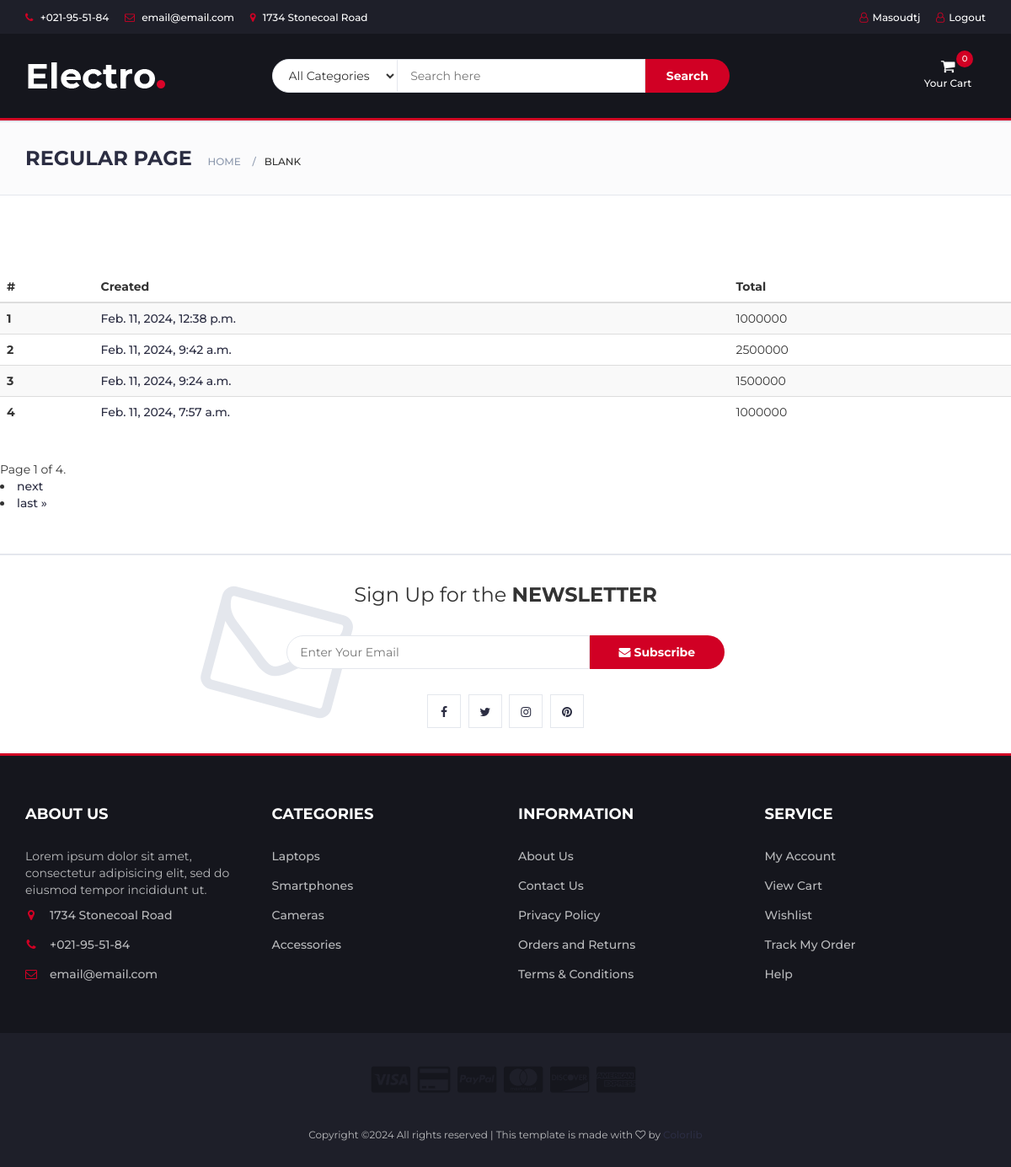
Screenshot of /order/date/ (signed in) with the database file from the repository.
### account/models.py (models this page shows, shortened)
class User(Base, AbstractUser):
    CUSTOMERUSER_EMPLOYEE = 'employee'
    CUSTOMERUSER_CUSTOMER = 'customer'
    CUSTOMERUSER_MANAGER = 'manager'
    CUSTOMERUSER_STATUS = (
        (CUSTOMERUSER_EMPLOYEE, 'EMPLOYEE'),
        (CUSTOMERUSER_CUSTOMER, 'CUSTOMER'),
        (CUSTOMERUSER_MANAGER, 'MANAGER')
    )
    CUSTOMERUSER_MALE = 'male'
    CUSTOMERUSER_FEMAIL = 'female'
    CUSTOMERUSER_GENDER = (
        (CUSTOMERUSER_MALE, 'MALE'),
        (CUSTOMERUSER_CUSTOMER, 'FEMALE'),
    )
    name = models.CharField(max_length=50)
    family = models.CharField(max_length=50)
    mobile_regex = RegexValidator(regex='^(\+98|0)?9\d{9}$',
                                  message="Phone number must be entered in the format: '+989199999933'.")
    phone_number = models.CharField(validators=[mobile_regex], max_length=20, unique=True)
    birthday = models.DateField(help_text='enter like 1376-10-10', null=True, blank=True)
    email = models.EmailField(unique=True)
    gender = models.CharField(max_length=10,choices=CUSTOMERUSER_GENDER,default='MALE')
    user_type = models.CharField(max_length=8, choices=CUSTOMERUSER_STATUS, default=CUSTOMERUSER_CUSTOMER)
    image = models.ImageField(upload_to='profiles/', null=True, blank=True)
    USERNAME_FIELD = 'username'
    REQUIRED_FIELDS = ['email']
    objects = CustomUserManager()
    is_active = models.BooleanField(default=False)

### order/models.py (models this page shows, shortened)
class Order(BaseOrder):
    user = models.ForeignKey(User, on_delete=models.CASCADE, related_name='user_order')
    total = models.PositiveIntegerField(default=0)
    slug = models.SlugField(null=True, blank=True)
    discount = models.ForeignKey(Discount, on_delete=models.CASCADE, related_name='discount_order', null=True,
                                 blank=True)

### order/views.py (the view)
# urls.py: path('date/', views.DateOrder.as_view(), name="date_order"),
class DateOrder(LoginRequiredMixin, ListView):
    template_name = 'order/date_order.html'
    model = Order
    paginate_by = 4

### core/models.py (called while the page is built)
    def get_queryset(self):
        return OrderQuerySet(self.model).filter(is_deleted=False,)

### order/cart2.py (called while the page is built)
    def __len__(self):
        return sum(item['quantity'] for item in self.cart.values())

    def get_total_price(self):
        return sum(int(item['price']) * int(item['quantity']) for item in self.cart.values())

### order/context_processor.py (called while the page is built)
def cart(request):
    return {'cart': CartApi(request)}

### order/templates/order/date_order.html (shortened to what this page needs)
{% extends 'base.html' %}
{% load static %}
{%  block content %}
<table class="table table-dark table-striped">
    <thead>
        <tr>
          <th scope="col">#</th>
          <th scope="col">Created</th>
          <th scope="col">Total</th>
        </tr>
      </thead>
      <tbody>
        {% for item in object_list %}
        <tr>
          <th scope="row">{{ forloop.counter }}</th>
          <td> <a href='{% url 'api:order_items' item.id %}'>{{ item.created_at }}</a></td>
          <td>{{ item.total }}</td>
        </tr>
       {% endfor %}
      </tbody>
  </table>
<div class="pagination">
    <span class="step-links">
        <span class="current">
            Page {{ page_obj.number }} of {{ page_obj.paginator.num_pages }}.
        </span>
        {% if page_obj.has_next %}
            <li><a href="?page={{ page_obj.next_page_number }}">next</a></li>
            <li><a href="?page={{ page_obj.paginator.num_pages }}">last &raquo;</a></li>
        {% endif %}
    </span>
</div>
{% endblock %}

### templates/base.html (shortened to what this page needs)
{% load static %}
<!DOCTYPE html>
<html lang="en">
	<head>
 		<link rel="stylesheet" href="{% static "css/bootstrap.min.css" %}"  >
        <link rel="stylesheet" href="{% static "css/slick.css" %}"  >
        <link rel="stylesheet" href="{% static "css/slick-theme.css" %}"  >
        <link  rel="stylesheet" href="{% static "css/nouislider.min.css" %}"  >
        <link  rel="stylesheet" href="{% static "css/font-awesome.min.css" %}"  >
        <link  rel="stylesheet" href="{% static "css/style.css" %}"  >
    </head>
	<body>
		<header>
			<div id="top-header">
				<div class="container">
					<ul class="header-links pull-left">
						<li><a href="#"><i class="fa fa-phone"></i> +021-95-51-84</a></li>
						<li><a href="#"><i class="fa fa-envelope-o"></i> email@email.com</a></li>
						<li><a href="#"><i class="fa fa-map-marker"></i> 1734 Stonecoal Road</a></li>
					</ul>
					<ul class="header-links pull-right">
                        {% if request.user.is_authenticated %}
                            <li><a href="{% url 'account:profile' %}"><i class="fa fa-user-o"></i>{{ request.user.username|capfirst }} </a></li>
                            <li><a href="{% url 'account:logout' %}"><i class="fa fa-user-o"></i>Logout </a></li>
                        {% else %}
                            <li><a href="{% url 'account:login' %}"><i class="fa fa-user-o"></i>Login </a></li>
                        {% endif %}
					</ul>
				</div>
			</div>
			<div id="header">
				<div class="container">
					<div class="row">
						<div class="col-md-3">
							<div class="header-logo">
								<a href="#" class="logo">
                                    <img src="{% static "img/logo.png" %}" alt="logo">
                                </a>
							</div>
						</div>
						<div class="col-md-6">
							<div class="header-search">
								<form action="{% url 'products:search' %}" method='GET'>
									<select class="input-select">
										<option value="0">All Categories</option>
									</select>
									<input class="input" placeholder="Search here" name='search' type='search'>
									<button class="search-btn">Search</button>
								</form>
							</div>
						</div>
						<div class="col-md-3 clearfix">
							<div class="header-ctn">
								<div class="dropdown">
									<a class="dropdown-toggle" data-toggle="dropdown" aria-expanded="true">
										<i class="fa fa-shopping-cart"></i>
										<span>Your Cart</span>
										<div class="qty" id="len">{{cart|length}}</div>
									</a>
								</div>
							</div>
						</div>
					</div>
				</div>
			</div>
		</header>
		<nav id="navigation">
		</nav>
		<div id="breadcrumb" class="section">
			<div class="container">
				<div class="row">
					<div class="col-md-12">
						<h3 class="breadcrumb-header">Regular Page</h3>
						<ul class="breadcrumb-tree">
							<li><a href="{% url 'core:home' %}">Home</a></li>
							<li class="active">Blank</li>
						</ul>
					</div>
				</div>
			</div>
		</div>
		<div class="section">
		</div>
{% block content %}
        {% endblock %}
		<div id="newsletter" class="section">
			<div class="container">
				<div class="row">
					<div class="col-md-12">
						<div class="newsletter">
							<p>Sign Up for the <strong>NEWSLETTER</strong></p>
							<form>
								<input class="input" type="email" placeholder="Enter Your Email">
								<button class="newsletter-btn"><i class="fa fa-envelope"></i> Subscribe</button>
							</form>
							<ul class="newsletter-follow">
								<li>
									<a href="#"><i class="fa fa-facebook"></i></a>
								</li>
								<li>
									<a href="#"><i class="fa fa-twitter"></i></a>
								</li>
								<li>
									<a href="#"><i class="fa fa-instagram"></i></a>
								</li>
								<li>
									<a href="#"><i class="fa fa-pinterest"></i></a>
								</li>
							</ul>
						</div>
					</div>
				</div>
			</div>
		</div>
		<footer id="footer">
			<div class="section">
				<div class="container">
					<div class="row">
						<div class="col-md-3 col-xs-6">
							<div class="footer">
								<h3 class="footer-title">About Us</h3>
								<p>Lorem ipsum dolor sit amet, consectetur adipisicing elit, sed do eiusmod tempor incididunt ut.</p>
								<ul class="footer-links">
									<li><a href="#"><i class="fa fa-map-marker"></i>1734 Stonecoal Road</a></li>
									<li><a href="#"><i class="fa fa-phone"></i>+021-95-51-84</a></li>
									<li><a href="#"><i class="fa fa-envelope-o"></i>email@email.com</a></li>
								</ul>
							</div>
						</div>
						<div class="col-md-3 col-xs-6">
							<div class="footer">
								<h3 class="footer-title">Categories</h3>
								<ul class="footer-links">
									<li><a href="#">Laptops</a></li>
									<li><a href="#">Smartphones</a></li>
									<li><a href="#">Cameras</a></li>
									<li><a href="#">Accessories</a></li>
								</ul>
							</div>
						</div>
						<div class="col-md-3 col-xs-6">
							<div class="footer">
								<h3 class="footer-title">Information</h3>
								<ul class="footer-links">
									<li><a href="#">About Us</a></li>
									<li><a href="#">Contact Us</a></li>
									<li><a href="#">Privacy Policy</a></li>
									<li><a href="#">Orders and Returns</a></li>
									<li><a href="#">Terms & Conditions</a></li>
								</ul>
							</div>
						</div>
						<div class="col-md-3 col-xs-6">
							<div class="footer">
								<h3 class="footer-title">Service</h3>
								<ul class="footer-links">
									<li><a href="#">My Account</a></li>
									<li><a href="#">View Cart</a></li>
									<li><a href="#">Wishlist</a></li>
									<li><a href="#">Track My Order</a></li>
									<li><a href="#">Help</a></li>
								</ul>
							</div>
						</div>
					</div>
				</div>
			</div>
			<div id="bottom-footer" class="section">
				<div class="container">
					<div class="row">
						<div class="col-md-12 text-center">
							<ul class="footer-payments">
								<li><a href="#"><i class="fa fa-cc-visa"></i></a></li>
								<li><a href="#"><i class="fa fa-credit-card"></i></a></li>
								<li><a href="#"><i class="fa fa-cc-paypal"></i></a></li>
								<li><a href="#"><i class="fa fa-cc-mastercard"></i></a></li>
								<li><a href="#"><i class="fa fa-cc-discover"></i></a></li>
								<li><a href="#"><i class="fa fa-cc-amex"></i></a></li>
							</ul>
							<span class="copyright">
								Copyright &copy;<script>document.write(new Date().getFullYear());</script> All rights reserved | This template is made with <i class="fa fa-heart-o" aria-hidden="true"></i> by <a href="https://colorlib.com" target="_blank">Colorlib</a>
							</span>
						</div>
					</div>
				</div>
			</div>
		</footer>
	</body>
</html>

### rows the page displays
User: user.username "Masoudtj"
Order: created_at "Feb. 11, 2024, 12:38 p.m.", total "1000000"
Order: created_at "Feb. 11, 2024, 9:42 a.m.", total "2500000"
Order: created_at "Feb. 11, 2024, 9:24 a.m.", total "1500000"
Order: created_at "Feb. 11, 2024, 7:57 a.m.", total "1000000"

### other values shown
{{ cart|length }} "0"
{{ page_obj.number }} "1"
{{ page_obj.paginator.num_pages }} "4"
